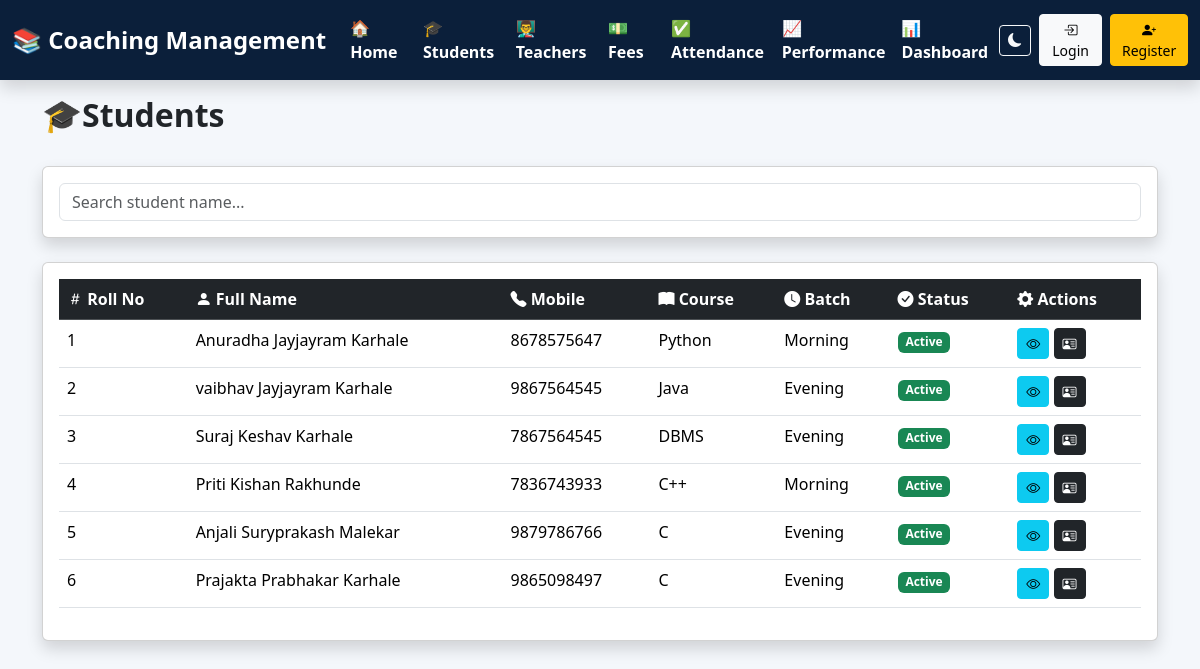
Before: /students with the older database file.
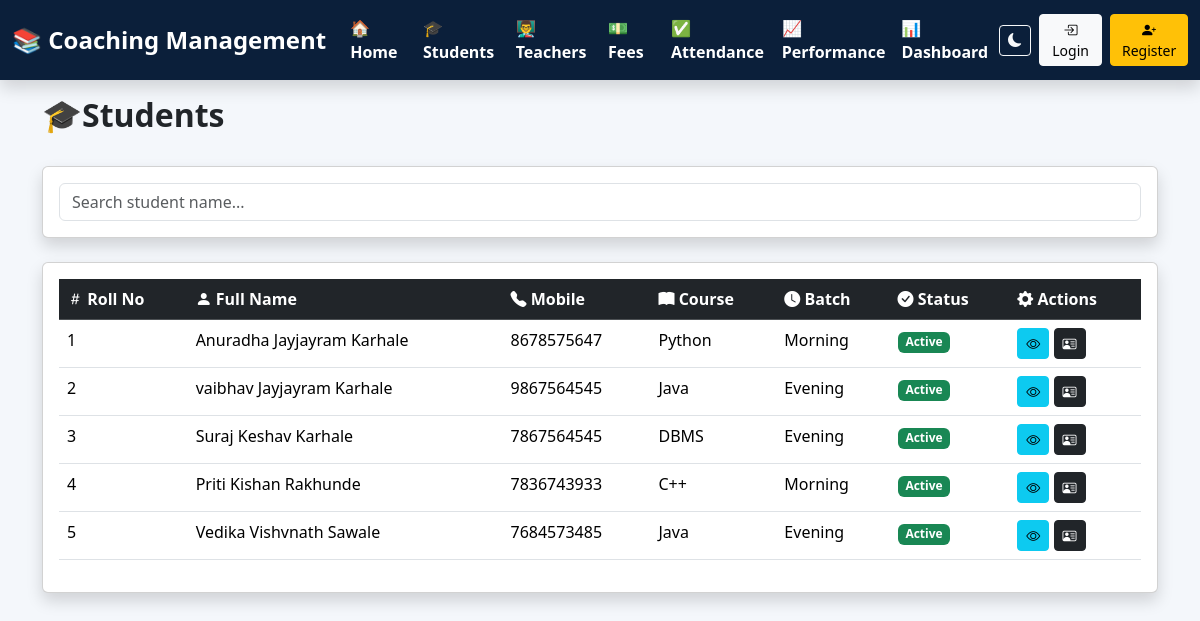
After: the same page with the newer database file.
### tables this page shows
CREATE TABLE students(

        id INTEGER PRIMARY KEY AUTOINCREMENT,
        roll_no INTEGER UNIQUE,
        name TEXT,
        father_name TEXT,
        surname TEXT,
        mobile TEXT,
        course TEXT,
        batch TEXT,
        address TEXT,
        admission_date TEXT,
        status TEXT

    , photo TEXT DEFAULT 'default.png');

### app.py (the view)
@app.route("/students")
def students():
    search = request.args.get("search")
    conn = get_connection()
    if search:
        students = conn.execute("""
        SELECT *
        FROM students
        WHERE name LIKE ?
        OR mobile LIKE ?
        OR course LIKE ?
        ORDER BY id ASC
        """,
        (
            "%"+search+"%",
            "%"+search+"%",
            "%"+search+"%"
        )).fetchall()
    else:
        students = conn.execute("""
        SELECT *
        FROM students
        ORDER BY id ASC
        """).fetchall()
    conn.close()
    return render_template(
        "students.html",
        students=students
    )

### db.py (called while the page is built)
def get_connection():
    conn = sqlite3.connect(DATABASE)
    conn.row_factory = sqlite3.Row
    conn.execute("PRAGMA foreign_keys = ON")
    return conn

### templates/students.html (shortened to what this page needs)
{% extends "base.html" %}
{% block content %}
<div class="d-flex justify-content-between align-items-center mb-4">
    <h2 class="fw-bold">
        🎓Students
    </h2>
</div>
<div class="card shadow p-3 mb-4">
    <input
        type="text"
        id="search"
        class="form-control"
        placeholder="Search student name..."
    >
</div>
<div class="card shadow p-3">
<table class="table table-hover" id="studentTable">
<thead class="table-dark">
<tr>
<th>
    <i class="bi bi-hash"></i>
    Roll No
</th>
<th>
    <i class="bi bi-person-fill"></i>
    Full Name
</th>
<th>
    <i class="bi bi-telephone-fill"></i>
    Mobile
</th>
<th>
  <i class="bi bi-book-fill"></i>
    Course
</th>
<th>
    <i class="bi bi-clock-fill"></i>
    Batch
</th>
<th>
    <i class="bi bi-check-circle-fill"></i>
    Status
</th>
<th>
    <i class="bi bi-gear-fill"></i>
    Actions</th>
</tr>
</thead>
<tbody>
{% for s in students %}
<tr>
<td>{{ s.roll_no }}</td>
<td>
    {{ s.name}}
    {{ s.father_name }}  {{s.surname}}
</td>
<td>{{ s.mobile }}</td>
<td>{{ s.course }}</td>
<td>{{ s.batch }}</td>
<td>
{% if s.status == "Active" %}
<span class="badge bg-success">
Active
</span>
{% else %}
<span class="badge bg-danger">
Inactive
</span>
{% endif %}
</td>
<td>
    <a href="/view_student/{{ s.id }}" class="btn btn-info btn-sm">
        <i class="bi bi-eye"></i>
    </a>
    <a href="/student_id_card/{{ s.id }}" class="btn btn-dark btn-sm">
        <i class="bi bi-person-vcard"></i>
    </a>
</td>
</tr>
{% endfor %}
</tbody>
</table>
</div>
{% endblock %}

Changed rows visible on the page:
removed students: roll_no "5", name "Anjali", father_name "Suryprakash", surname "Malekar", mobile "9879786766", course "C", batch "Evening", status "Active"
removed students: roll_no "6", name "Prajakta", father_name "Prabhakar", surname "Karhale", mobile "9865098497", course "C", batch "Evening", status "Active"
added students: roll_no "5", name "Vedika", father_name "Vishvnath", surname "Sawale", mobile "7684573485", course "Java", batch "Evening", status "Active"
